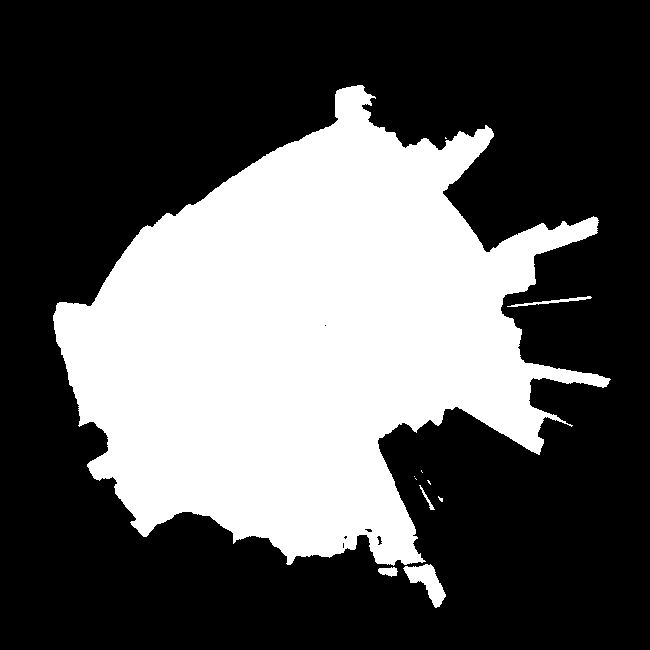
#> input picture ExampleImg/01.png, 650 x 650 px
$ python Example.py
#> lines starting #> are read from the running program, lines starting #| are printed output that depends on the picture; after the words box and inside, x2 and y2 are one past the last pixel; in counts of white or black regions, pixels touching at a corner belong together
### SVF_img_calculator/SVF_img_cal.py
import cv2
import math
import numpy as np

def calVF_rayman(img_path,resize_scale):
#> called with img_path = './ExampleImg/01.png', resize_scale = (512, 512)
    img = cv2.imread(img_path)
#> img is the input picture: shape (650, 650, 3); 34.9% white; 11 white regions (6 under 20 px), largest, box (x1, y1, x2, y2) and area: (53, 85, 611, 566) 146055, (403, 564, 446, 608) 839, (507, 296, 592, 307) 223, (378, 567, 398, 577) 138, (419, 485, 435, 510) 71
    img = cv2.resize(img, resize_scale)
#> img: shape (512, 512, 3)
    img_bg = cv2.cvtColor(img,cv2.COLOR_RGB2GRAY)
    d = float(img.shape[1])
#> d = 512
    r = d/2
#> r = 256
    sum_i = 0.0
    sum_j = 0.0
    for y in range(img.shape[1]):
        for x in range(img.shape[0]):
            a = float(x)
            b = float(y)
            degree = (((a - r) ** 2.0 + (b - r) ** 2.0) ** 0.5) * math.pi / d
            if degree > 0 and degree <= math.pi/2:
                fac = math.sin(degree) / degree
                sum_j = sum_j + fac
                if img_bg[x, y] == 0:
                    pass
                else:
                    sum_i = sum_i + fac
            else:
                pass
#> after the loop, sum_i = 83410.9; sum_j = 166867
    SVF = sum_i/sum_j
#> SVF = 0.5
    note = "Input image size {}, rescale size {}.".format(img.shape[0],resize_scale[0])
    return((SVF,img_path,note))

def calVF_rayman_p(img_path,resize_scale):
#> called with img_path = './ExampleImg/03.png', resize_scale = (512, 512)
    img = cv2.imread(img_path)
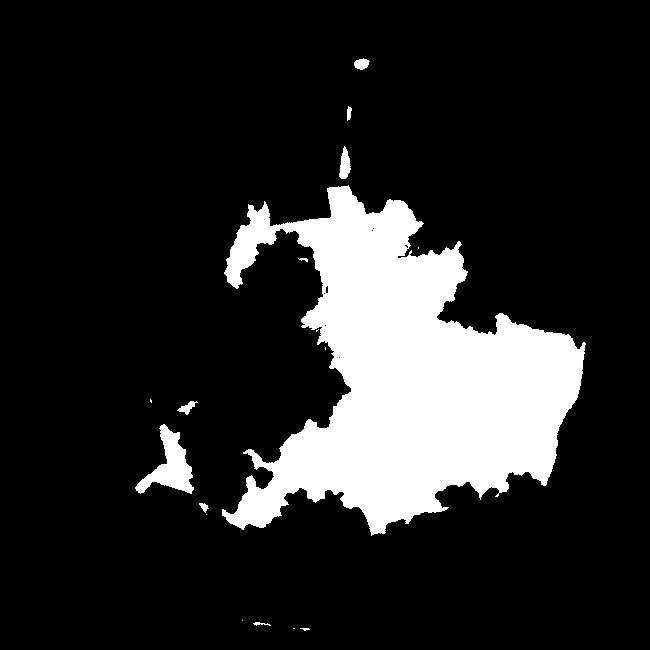
#> input picture ExampleImg/03.png, 650 x 650 px
#> img is the input picture: shape (650, 650, 3); 15.7% white; 17 white regions (8 under 20 px), largest, box (x1, y1, x2, y2) and area: (222, 185, 586, 536) 63947, (135, 424, 194, 494) 1737, (339, 146, 351, 179) 253
    img = cv2.resize(img, resize_scale)
#> img: shape (512, 512, 3)
    img_bg = cv2.cvtColor(img,cv2.COLOR_RGB2GRAY)
    d = float(img.shape[1])
#> d = 512
    r = d/2
#> r = 256
    sum_i = 0.0
    sum_j = 0.0
    for y in range(img.shape[1]):
        for x in range(img.shape[0]):
            a = float(x)
            b = float(y)
            degree = (((a - r) ** 2.0 + (b - r) ** 2.0) ** 0.5) * math.pi / d
            if degree > 0 and degree <= math.pi/2:
                fac = math.sin(degree) * math.cos(degree)/ degree
                sum_j = sum_j + fac
                if img_bg[x, y] == 0:
                    pass
                else:
                    sum_i = sum_i + fac
            else:
                pass
#> after the loop, sum_i = 28918.5; sum_j = 83442
    SVF = sum_i/sum_j
#> SVF = 0.347
    note = "Input image size {}, rescale size {}.".format(img.shape[0],resize_scale[0])
    return((SVF,img_path,note))

def calVF_JW1984(img_path,resize_scale,ring_no):
#> called with img_path = './ExampleImg/03.png', resize_scale = (512, 512), ring_no = 10
    img = cv2.imread(img_path)
    img = cv2.resize(img, resize_scale)
    n = ring_no
    r = int (img.shape[0] / 2)
#> r = 256
    r_width = int(r/n)
#> r_width = 25
    cen = int (r_width / 2)
#> cen = 12

    mask_0 = np.zeros(img.shape, np.uint8)
    sum_i = 0.0
    img_bg = cv2.cvtColor(img,cv2.COLOR_RGB2GRAY)

    for i in range(1,n+1):
        mask = np.zeros(img.shape, np.uint8)
        cv2.circle(mask,(r,r),r_width * i - cen,(255,255,255),r_width, lineType = 8)
        mask = cv2.bitwise_and(mask, cv2.bitwise_not(mask_0))
        sky_in_ring = cv2.bitwise_and(mask,img)

        mask_0=mask.copy()
        mask_bw = cv2.cvtColor(mask,cv2.COLOR_RGB2GRAY)
        sky_in_ring_bw = cv2.cvtColor(sky_in_ring, cv2.COLOR_RGB2GRAY)

        pixel_ring_all = cv2.countNonZero(mask_bw)
        pixel_ring_sky = cv2.countNonZero(sky_in_ring_bw)

        sum_i = sum_i + (math.sin((math.pi * (2.0 * i - 1.0)) / (2.0 * n)) * ((float(pixel_ring_sky) / float(pixel_ring_all)) * 2.0 * math.pi))
#> this loop made 10 passes
#> (pixel_ring_all, pixel_ring_sky, sum_i) on passes 1 to 10: (2181, 1475, 0.665), (6118, 2947, 2.04), (10086, 5303, 4.37), (13904, 8606, 7.84), (17958, 7151, 10.31), (21770, 6457, 12.15), (25740, 6181, 13.5), (29634, 3451, 14.01), (33588, 707, 14.07), (37478, 73, 14.08)
#> pass 1, in calVF_JW1984, `sky_in_ring = cv2.bitwise_and(mask,img)`:
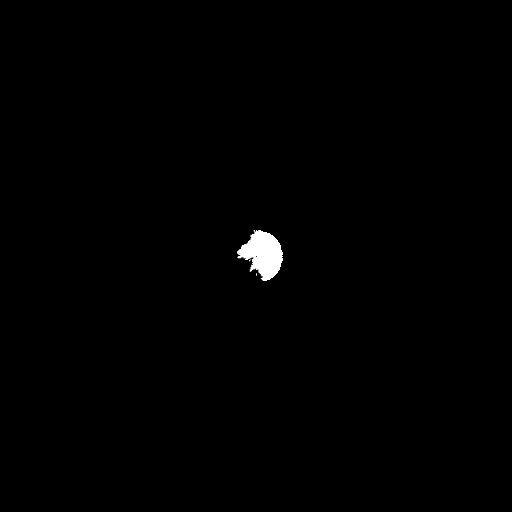
#> sky_in_ring: shape (512, 512, 3); min 0, max 255, mean 1.4
#> pass 1, in calVF_JW1984, `mask_0=mask.copy()`:
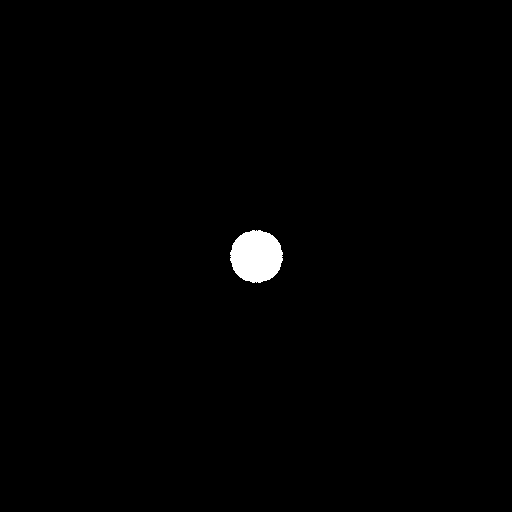
#> mask_0: shape (512, 512, 3); 0.83% white; 1 white region, box (x1, y1, x2, y2) and area: (230, 230, 283, 283) 2181
#> after the loop:
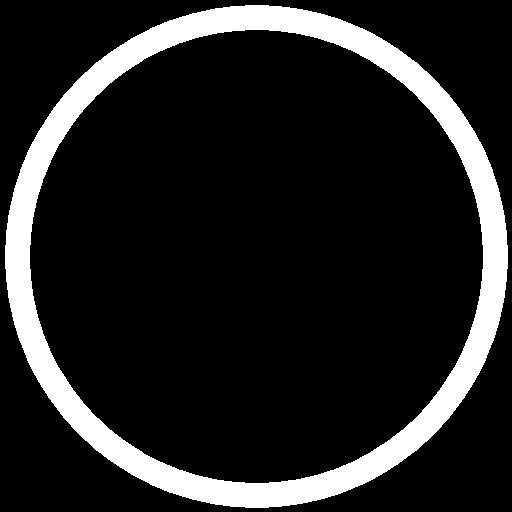
#> mask: shape (512, 512, 3); 14.3% white; 1 white region, box (x1, y1, x2, y2) and area: (5, 5, 508, 508) 37478
#> after the loop, sum_i = 14.08

    SVF = ((1.0 / (2.0 * math.pi)) * math.sin(math.pi / (2.0 * n))) * sum_i
#> SVF = 0.35
    note = "Input image size {}, rescale size {}. {} rings , {} pixels in each ring .".format(img.shape[0],resize_scale[0],ring_no,r_width)
    return((SVF,img_path,note))

### Example.py
from SVF_img_calculator import SVF_img_cal as SVF
import cv2

print(cv2.imread("./ExampleImg/01.png").shape)

# Output from this function should be similar to Rayman's output
SVF.calVF_rayman("./ExampleImg/01.png", (512,512))

# Testing the calibrated Rayman algorithm and JW1984 algorithm
SVF.calVF_rayman_p("./ExampleImg/03.png", (512,512))
SVF.calVF_JW1984("./ExampleImg/03.png",(512,512), ring_no=10)
# Which would be quite different from Rayman's output
SVF.calVF_rayman("./ExampleImg/03.png", (512,512))
